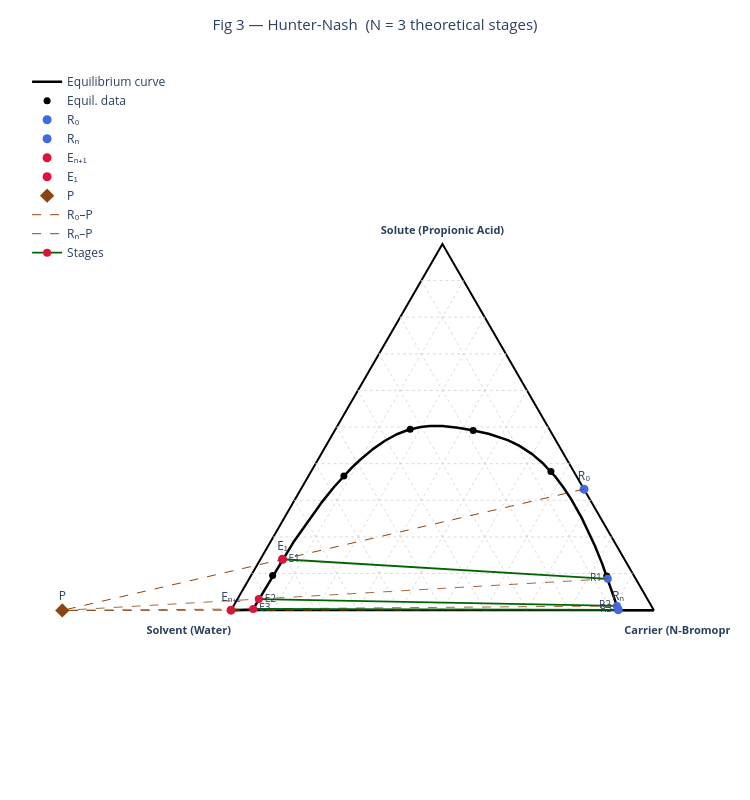

Here is the notebook cell this chart was saved with:
### Markdown cell above
## 5. Hunter-Nash Stepping — Fig 3

Count the number of theoretical stages by graphical stepping.

### Code cell
from experiments.experiment_06.hunter_nash import HunterNashSolver

solver = HunterNashSolver(system, conjugate, pt_P, sp.pt_E1, sp.pt_Rn)
steps, N_theory = solver.solve()

print(f"Theoretical stages: N = {N_theory}")
for s in steps:
    print(f"  Stage {s.index}: E PA={s.comp_E[0]:.2f}%  ->  R PA={s.comp_R[0]:.2f}%")

fig3 = plot_util.fig_hunter_nash(
    system, steps, N_theory, sp.pt_R0, sp.pt_Rn, sp.pt_E1, sp.pt_En1, pt_P
)
fig3.show()

### Figure 1 — Plotly figure (JSON) as saved in the notebook; plotly's stock layout.template omitted (floating-point values rounded to 4 significant figures; data arrays with more than 128 entries replaced by an {"elided": "..."} marker saying what was removed)
{"data": [{"hoverinfo": "skip", "line": {"color": "black", "width": 2}, "mode": "lines", "showlegend": false, "type": "scatter", "x": [0, 100, 50, 0], "y": [0, 0, 86.6, 0]}, {"hoverinfo": "skip", "mode": "text", "showlegend": false, "text": ["<b>Solute (Propionic Acid)</b>"], "textfont": {"size": 11}, "textposition": "middle center", "type": "scatter", "x": [50], "y": [89.6]}, {"hoverinfo": "skip", "mode": "text", "showlegend": false, "text": ["<b>Solvent (Water)</b>"], "textfont": {"size": 11}, "textposition": "middle center", "type": "scatter", "x": [-10], "y": [-5]}, {"hoverinfo": "skip", "mode": "text", "showlegend": false, "text": ["<b>Carrier (N-Bromopropane)</b>"], "textfont": {"size": 11}, "textposition": "middle center", "type": "scatter", "x": [110], "y": [-5]}, {"hoverinfo": "skip", "line": {"color": "lightgray", "dash": "dot", "width": 0.8}, "mode": "lines", "showlegend": false, "type": "scatter", "x": [5, 95], "y": [8.66, 8.66]}, {"hoverinfo": "skip", "line": {"color": "lightgray", "dash": "dot", "width": 0.8}, "mode": "lines", "showlegend": false, "type": "scatter", "x": [90, 45], "y": [0, 77.94]}, {"hoverinfo": "skip", "line": {"color": "lightgray", "dash": "dot", "width": 0.8}, "mode": "lines", "showlegend": false, "type": "scatter", "x": [10, 55.0], "y": [0, 77.94]}, {"hoverinfo": "skip", "line": {"color": "lightgray", "dash": "dot", "width": 0.8}, "mode": "lines", "showlegend": false, "type": "scatter", "x": [10, 90], "y": [17.32, 17.32]}, {"hoverinfo": "skip", "line": {"color": "lightgray", "dash": "dot", "width": 0.8}, "mode": "lines", "showlegend": false, "type": "scatter", "x": [80, 40], "y": [0, 69.28]}, {"hoverinfo": "skip", "line": {"color": "lightgray", "dash": "dot", "width": 0.8}, "mode": "lines", "showlegend": false, "type": "scatter", "x": [20, 60], "y": [0, 69.28]}, {"hoverinfo": "skip", "line": {"color": "lightgray", "dash": "dot", "width": 0.8}, "mode": "lines", "showlegend": false, "type": "scatter", "x": [15, 85], "y": [25.98, 25.98]}, {"hoverinfo": "skip", "line": {"color": "lightgray", "dash": "dot", "width": 0.8}, "mode": "lines", "showlegend": false, "type": "scatter", "x": [70, 35], "y": [0, 60.62]}, {"hoverinfo": "skip", "line": {"color": "lightgray", "dash": "dot", "width": 0.8}, "mode": "lines", "showlegend": false, "type": "scatter", "x": [30, 65], "y": [0, 60.62]}, {"hoverinfo": "skip", "line": {"color": "lightgray", "dash": "dot", "width": 0.8}, "mode": "lines", "showlegend": false, "type": "scatter", "x": [20, 80], "y": [34.64, 34.64]}, {"hoverinfo": "skip", "line": {"color": "lightgray", "dash": "dot", "width": 0.8}, "mode": "lines", "showlegend": false, "type": "scatter", "x": [60, 30], "y": [0, 51.96]}, {"hoverinfo": "skip", "line": {"color": "lightgray", "dash": "dot", "width": 0.8}, "mode": "lines", "showlegend": false, "type": "scatter", "x": [40, 70], "y": [0, 51.96]}, {"hoverinfo": "skip", "line": {"color": "lightgray", "dash": "dot", "width": 0.8}, "mode": "lines", "showlegend": false, "type": "scatter", "x": [25, 75], "y": [43.3, 43.3]}, {"hoverinfo": "skip", "line": {"color": "lightgray", "dash": "dot", "width": 0.8}, "mode": "lines", "showlegend": false, "type": "scatter", "x": [50, 25], "y": [0, 43.3]}, {"hoverinfo": "skip", "line": {"color": "lightgray", "dash": "dot", "width": 0.8}, "mode": "lines", "showlegend": false, "type": "scatter", "x": [50, 75], "y": [0, 43.3]}, {"hoverinfo": "skip", "line": {"color": "lightgray", "dash": "dot", "width": 0.8}, "mode": "lines", "showlegend": false, "type": "scatter", "x": [30, 70], "y": [51.96, 51.96]}, {"hoverinfo": "skip", "line": {"color": "lightgray", "dash": "dot", "width": 0.8}, "mode": "lines", "showlegend": false, "type": "scatter", "x": [40, 20], "y": [0, 34.64]}, {"hoverinfo": "skip", "line": {"color": "lightgray", "dash": "dot", "width": 0.8}, "mode": "lines", "showlegend": false, "type": "scatter", "x": [60, 80], "y": [0, 34.64]}, {"hoverinfo": "skip", "line": {"color": "lightgray", "dash": "dot", "width": 0.8}, "mode": "lines", "showlegend": false, "type": "scatter", "x": [35, 65], "y": [60.62, 60.62]}, {"hoverinfo": "skip", "line": {"color": "lightgray", "dash": "dot", "width": 0.8}, "mode": "lines", "showlegend": false, "type": "scatter", "x": [30.0, 15.0], "y": [0, 25.98]}, {"hoverinfo": "skip", "line": {"color": "lightgray", "dash": "dot", "width": 0.8}, "mode": "lines", "showlegend": false, "type": "scatter", "x": [70, 85], "y": [0, 25.98]}, {"hoverinfo": "skip", "line": {"color": "lightgray", "dash": "dot", "width": 0.8}, "mode": "lines", "showlegend": false, "type": "scatter", "x": [40, 60], "y": [69.28, 69.28]}, {"hoverinfo": "skip", "line": {"color": "lightgray", "dash": "dot", "width": 0.8}, "mode": "lines", "showlegend": false, "type": "scatter", "x": [20.0, 10.0], "y": [0, 17.32]}, {"hoverinfo": "skip", "line": {"color": "lightgray", "dash": "dot", "width": 0.8}, "mode": "lines", "showlegend": false, "type": "scatter", "x": [80, 90], "y": [0, 17.32]}, {"hoverinfo": "skip", "line": {"color": "lightgray", "dash": "dot", "width": 0.8}, "mode": "lines", "showlegend": false, "type": "scatter", "x": [45, 55], "y": [77.94, 77.94]}, {"hoverinfo": "skip", "line": {"color": "lightgray", "dash": "dot", "width": 0.8}, "mode": "lines", "showlegend": false, "type": "scatter", "x": [10.0, 5.0], "y": [0, 8.66]}, {"hoverinfo": "skip", "line": {"color": "lightgray", "dash": "dot", "width": 0.8}, "mode": "lines", "showlegend": false, "type": "scatter", "x": [90, 95], "y": [0, 8.66]}, {"line": {"color": "black", "width": 2.5}, "mode": "lines", "name": "Equilibrium curve", "type": "scatter", "x": {"elided": "10000 float values"}, "y": {"elided": "10000 float values"}}, {"marker": {"color": "black", "size": 7}, "mode": "markers", "name": "Equil. data", "type": "scatter", "x": [9.845, 26.7, 42.37, 57.27, 75.66, 88.86], "y": [8.219, 31.74, 42.78, 42.51, 32.76, 8.097]}, {"hovertemplate": "<b>R₀</b><br>PA:33.03%  BP:66.97%  W:0.00%<extra></extra>", "marker": {"color": "royalblue", "size": 9, "symbol": "circle"}, "mode": "markers+text", "name": "R₀", "text": ["R₀"], "textposition": "top center", "type": "scatter", "x": [83.48], "y": [28.61]}, {"hovertemplate": "<b>Rₙ</b><br>PA:0.18%  BP:91.45%  W:8.37%<extra></extra>", "marker": {"color": "royalblue", "size": 9, "symbol": "circle"}, "mode": "markers+text", "name": "Rₙ", "text": ["Rₙ"], "textposition": "top center", "type": "scatter", "x": [91.54], "y": [0.1562]}, {"hovertemplate": "<b>Eₙ₊₁</b><br>PA:0.00%  BP:0.00%  W:100.00%<extra></extra>", "marker": {"color": "crimson", "size": 9, "symbol": "circle"}, "mode": "markers+text", "name": "Eₙ₊₁", "text": ["Eₙ₊₁"], "textposition": "top center", "type": "scatter", "x": [0], "y": [0]}, {"hovertemplate": "<b>E₁</b><br>PA:13.90%  BP:5.23%  W:80.87%<extra></extra>", "marker": {"color": "crimson", "size": 9, "symbol": "circle"}, "mode": "markers+text", "name": "E₁", "text": ["E₁"], "textposition": "top center", "type": "scatter", "x": [12.18], "y": [12.03]}, {"hovertemplate": "<b>P</b><br>PA:-0.08%  BP:-39.86%  W:139.94%<extra></extra>", "marker": {"color": "saddlebrown", "size": 11, "symbol": "diamond"}, "mode": "markers+text", "name": "P", "text": ["P"], "textposition": "top center", "type": "scatter", "x": [-39.9], "y": [-0.06809]}, {"hoverinfo": "skip", "line": {"color": "saddlebrown", "dash": "dash", "width": 1}, "mode": "lines", "name": "R₀–P", "showlegend": true, "type": "scatter", "x": [83.48, -39.9], "y": [28.61, -0.06809]}, {"hoverinfo": "skip", "line": {"color": "saddlebrown", "dash": "dash", "width": 1}, "mode": "lines", "name": "Rₙ–P", "showlegend": true, "type": "scatter", "x": [91.54, -39.9], "y": [0.1562, -0.06809]}, {"customdata": [[13.9, 5.232, 80.87], [8.553, 84.83, 6.619]], "hovertemplate": "PA:%{customdata[0]:.2f}%  BP:%{customdata[1]:.2f}%  W:%{customdata[2]:.2f}%<extra>%{text}</extra>", "line": {"color": "darkgreen", "width": 1.8}, "marker": {"color": ["crimson", "royalblue"], "size": 8}, "mode": "lines+markers+text", "name": "Stages", "showlegend": true, "text": ["E1", "R1"], "textfont": {"size": 10}, "textposition": ["middle right", "middle left"], "type": "scatter", "x": [12.18, 89.1], "y": [12.03, 7.407]}, {"hoverinfo": "skip", "line": {"color": "saddlebrown", "dash": "dash", "width": 0.8}, "mode": "lines", "showlegend": false, "type": "scatter", "x": [89.1, -39.9], "y": [7.407, -0.06809]}, {"customdata": [[3.031, 5.054, 91.92], [1.152, 90.69, 8.154]], "hovertemplate": "PA:%{customdata[0]:.2f}%  BP:%{customdata[1]:.2f}%  W:%{customdata[2]:.2f}%<extra>%{text}</extra>", "line": {"color": "darkgreen", "width": 1.8}, "marker": {"color": ["crimson", "royalblue"], "size": 8}, "mode": "lines+markers+text", "showlegend": false, "text": ["E2", "R2"], "textfont": {"size": 10}, "textposition": ["middle right", "middle left"], "type": "scatter", "x": [6.569, 91.27], "y": [2.625, 0.9978]}, {"hoverinfo": "skip", "line": {"color": "saddlebrown", "dash": "dash", "width": 0.8}, "mode": "lines", "showlegend": false, "type": "scatter", "x": [91.27, -39.9], "y": [0.9978, -0.06809]}, {"customdata": [[0.345, 5.077, 94.58], [0.0575, 91.54, 8.402]], "hovertemplate": "PA:%{customdata[0]:.2f}%  BP:%{customdata[1]:.2f}%  W:%{customdata[2]:.2f}%<extra>%{text}</extra>", "line": {"color": "darkgreen", "width": 1.8}, "marker": {"color": ["crimson", "royalblue"], "size": 8}, "mode": "lines+markers+text", "showlegend": false, "text": ["E3", "R3"], "textfont": {"size": 10}, "textposition": ["middle right", "middle left"], "type": "scatter", "x": [5.25, 91.57], "y": [0.2988, 0.0498]}], "layout": {"height": 800, "legend": {"bgcolor": "rgba(255,255,255,0.8)", "x": 0.01, "y": 0.99}, "margin": {"b": 20, "l": 20, "r": 20, "t": 60}, "plot_bgcolor": "white", "title": {"font": {"size": 15}, "text": "Fig 3 — Hunter-Nash  (N = 3 theoretical stages)", "x": 0.5}, "width": 750, "xaxis": {"range": [-49.9, 118], "visible": false}, "yaxis": {"range": [-10.07, 100], "scaleanchor": "x", "scaleratio": 1, "visible": false}}}
